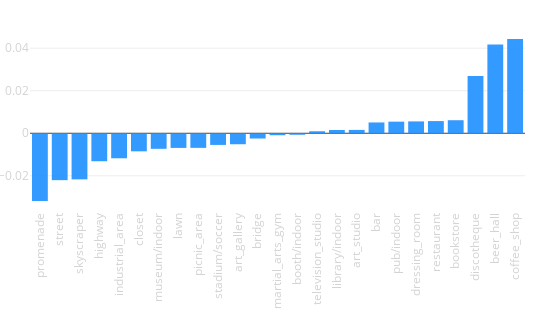

Here is the notebook cell this chart was saved with:
### Code cell
tags_delta(city_data, opposite_city_data)

### Figure 1 — Plotly figure (JSON) as saved in the notebook; plotly's stock layout.template omitted (floating-point values rounded to 4 significant figures)
{"data": [{"marker": {"color": "dodgerblue"}, "opacity": 0.9, "type": "bar", "uid": "84c9e6be-4298-11e9-a372-3c15c2cf2370", "x": ["promenade", "street", "skyscraper", "highway", "industrial_area", "closet", "museum/indoor", "lawn", "picnic_area", "stadium/soccer", "art_gallery", "bridge", "martial_arts_gym", "booth/indoor", "television_studio", "library/indoor", "art_studio", "bar", "pub/indoor", "dressing_room", "restaurant", "bookstore", "discotheque", "beer_hall", "coffee_shop"], "y": [-0.03186, -0.02206, -0.02169, -0.01316, -0.01177, -0.008505, -0.007321, -0.006895, -0.006872, -0.005488, -0.005169, -0.002472, -0.0009291, -0.0007131, 0.000934, 0.00152, 0.001573, 0.005076, 0.00545, 0.005568, 0.005722, 0.006128, 0.02689, 0.04171, 0.04432]}], "layout": {"height": 330, "margin": {"b": 120, "l": 30, "r": 25, "t": 30}, "showlegend": false, "width": 550, "xaxis": {"tickangle": -90, "tickfont": {"color": "lightgrey", "size": 11.5}}, "xaxis2": {"tickangle": -90, "tickfont": {"color": "lightgrey", "size": 11.5}}, "yaxis": {"tickfont": {"color": "lightgrey", "size": 11.5}}, "yaxis2": {"tickfont": {"color": "lightgrey", "size": 11.5}}}}
